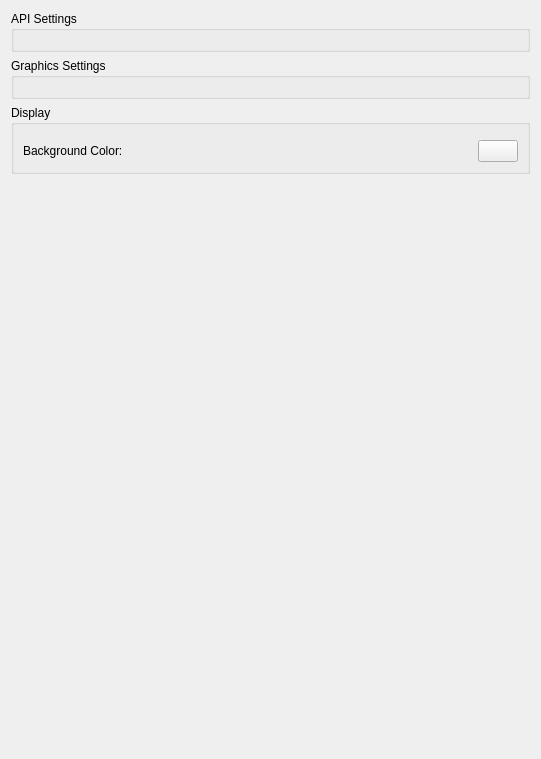
<?xml version="1.0" encoding="UTF-8"?>
<ui version="4.0">
 <class>ConfigureGraphics</class>
 <widget class="QWidget" name="ConfigureGraphics">
  <property name="geometry">
   <rect>
    <x>0</x>
    <y>0</y>
    <width>541</width>
    <height>759</height>
   </rect>
  </property>
  <property name="windowTitle">
   <string>Form</string>
  </property>
  <property name="accessibleName">
   <string>Graphics</string>
  </property>
  <layout class="QVBoxLayout" name="verticalLayout_1">
   <item>
    <layout class="QVBoxLayout" name="verticalLayout_2">
     <item>
      <widget class="QGroupBox" name="groupBox_2">
       <property name="title">
        <string>API Settings</string>
       </property>
       <layout class="QVBoxLayout" name="verticalLayout_3">
        <item>
         <widget class="QWidget" name="api_widget" native="true">
          <layout class="QHBoxLayout" name="horizontalLayout">
           <property name="leftMargin">
            <number>0</number>
           </property>
           <property name="topMargin">
            <number>0</number>
           </property>
           <property name="rightMargin">
            <number>0</number>
           </property>
           <property name="bottomMargin">
            <number>0</number>
           </property>
          </layout>
         </widget>
        </item>
       </layout>
      </widget>
     </item>
     <item>
      <widget class="QGroupBox" name="groupBox">
       <property name="maximumSize">
        <size>
         <width>16777215</width>
         <height>16777215</height>
        </size>
       </property>
       <property name="title">
        <string>Graphics Settings</string>
       </property>
       <layout class="QVBoxLayout" name="verticalLayout_4">
        <item>
         <widget class="QWidget" name="graphics_widget" native="true">
          <layout class="QVBoxLayout" name="verticalLayout">
           <property name="leftMargin">
            <number>0</number>
           </property>
           <property name="topMargin">
            <number>0</number>
           </property>
           <property name="rightMargin">
            <number>0</number>
           </property>
           <property name="bottomMargin">
            <number>0</number>
           </property>
          </layout>
         </widget>
        </item>
       </layout>
      </widget>
     </item>
     <item>
      <widget class="QGroupBox" name="display_group">
       <property name="title">
        <string>Display</string>
       </property>
       <layout class="QVBoxLayout" name="display_group_layout">
        <item>
         <widget class="QWidget" name="display_widget" native="true">
          <layout class="QVBoxLayout" name="display_layout">
           <property name="leftMargin">
            <number>0</number>
           </property>
           <property name="topMargin">
            <number>0</number>
           </property>
           <property name="rightMargin">
            <number>0</number>
           </property>
           <property name="bottomMargin">
            <number>0</number>
           </property>
          </layout>
         </widget>
        </item>
        <item>
         <widget class="QWidget" name="bg_widget" native="true">
          <layout class="QHBoxLayout" name="bg_layout">
           <property name="leftMargin">
            <number>0</number>
           </property>
           <property name="topMargin">
            <number>0</number>
           </property>
           <property name="rightMargin">
            <number>0</number>
           </property>
           <property name="bottomMargin">
            <number>0</number>
           </property>
           <item>
            <widget class="QLabel" name="label">
             <property name="sizePolicy">
              <sizepolicy hsizetype="Expanding" vsizetype="Preferred">
               <horstretch>0</horstretch>
               <verstretch>0</verstretch>
              </sizepolicy>
             </property>
             <property name="text">
              <string>Background Color:</string>
             </property>
            </widget>
           </item>
           <item>
            <widget class="QPushButton" name="bg_button">
             <property name="sizePolicy">
              <sizepolicy hsizetype="Preferred" vsizetype="Preferred">
               <horstretch>0</horstretch>
               <verstretch>0</verstretch>
              </sizepolicy>
             </property>
             <property name="maximumSize">
              <size>
               <width>40</width>
               <height>16777215</height>
              </size>
             </property>
             <property name="text">
              <string/>
             </property>
            </widget>
           </item>
          </layout>
         </widget>
        </item>
       </layout>
      </widget>
     </item>
    </layout>
   </item>
   <item>
    <spacer name="verticalSpacer">
     <property name="orientation">
      <enum>Qt::Vertical</enum>
     </property>
     <property name="sizeHint" stdset="0">
      <size>
       <width>20</width>
       <height>40</height>
      </size>
     </property>
    </spacer>
   </item>
  </layout>
 </widget>
 <resources/>
 <connections/>
</ui>
